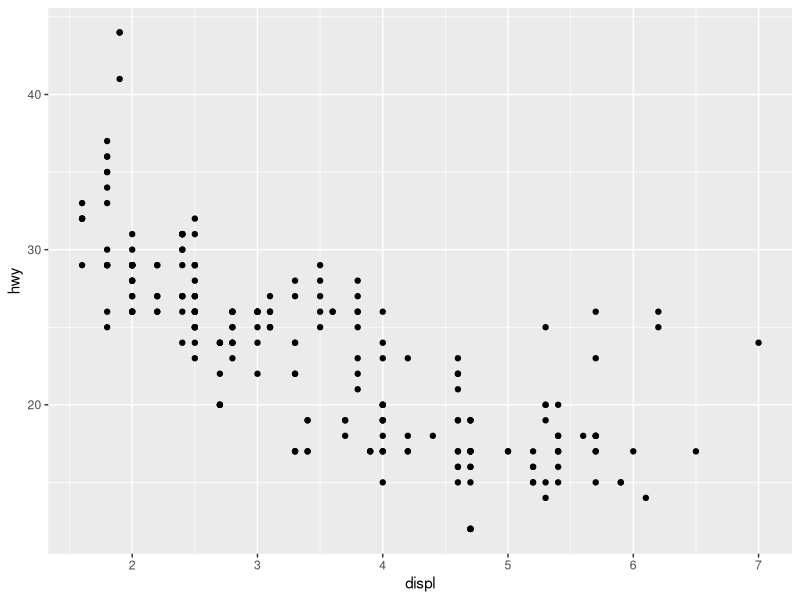
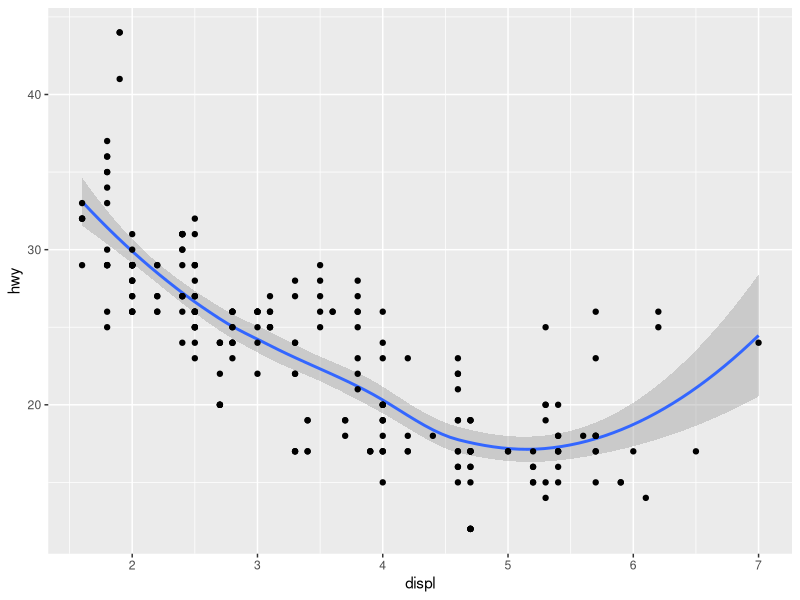
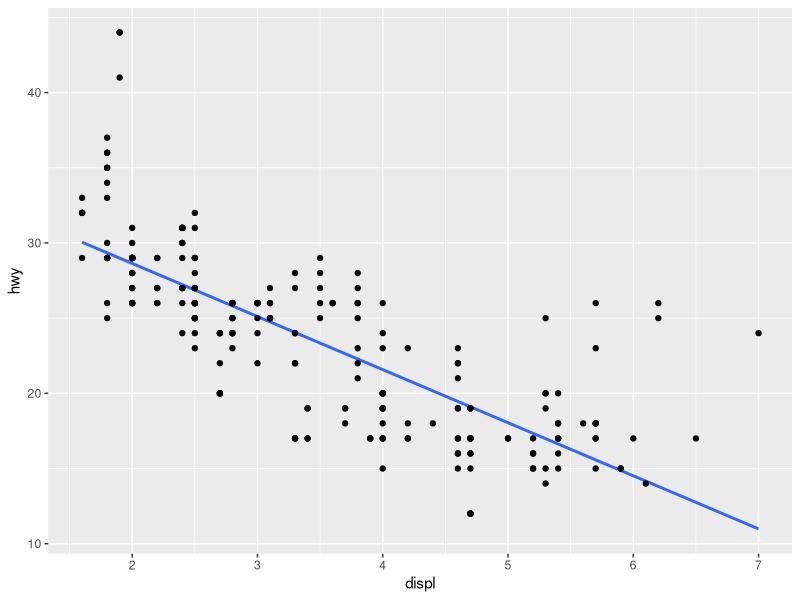
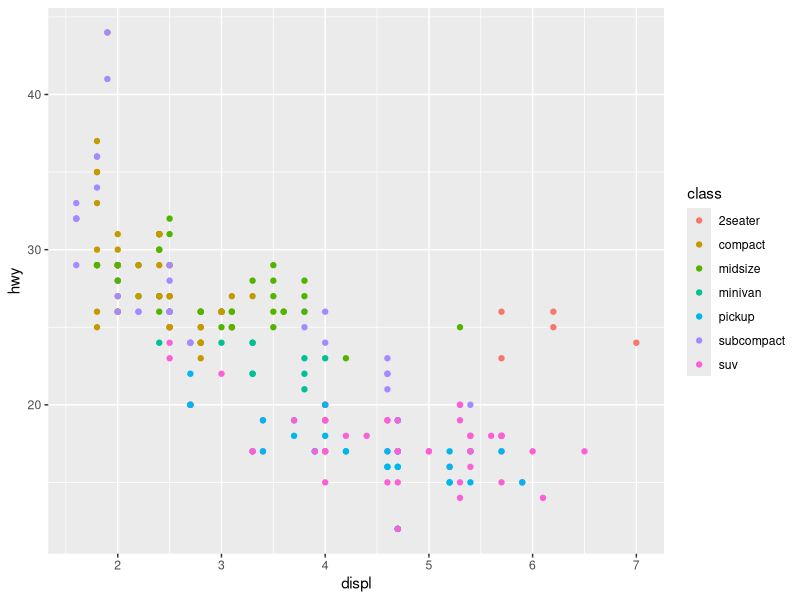
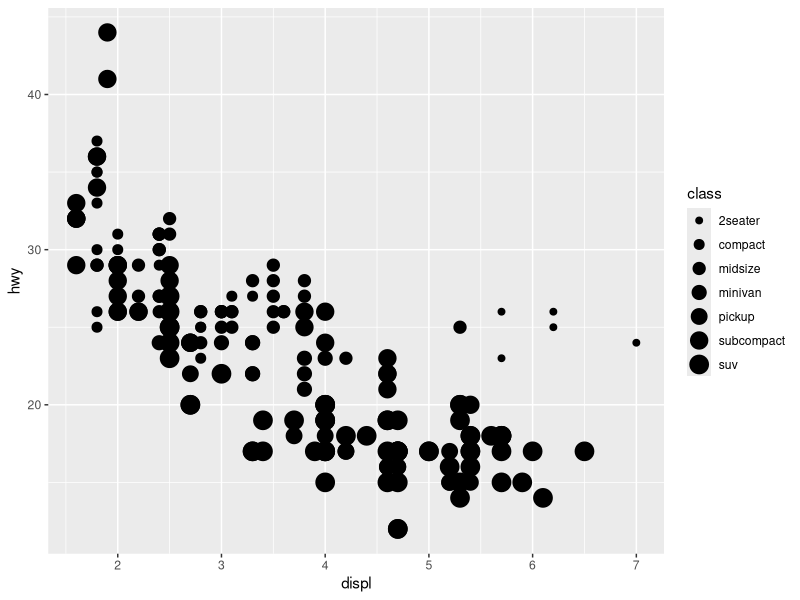
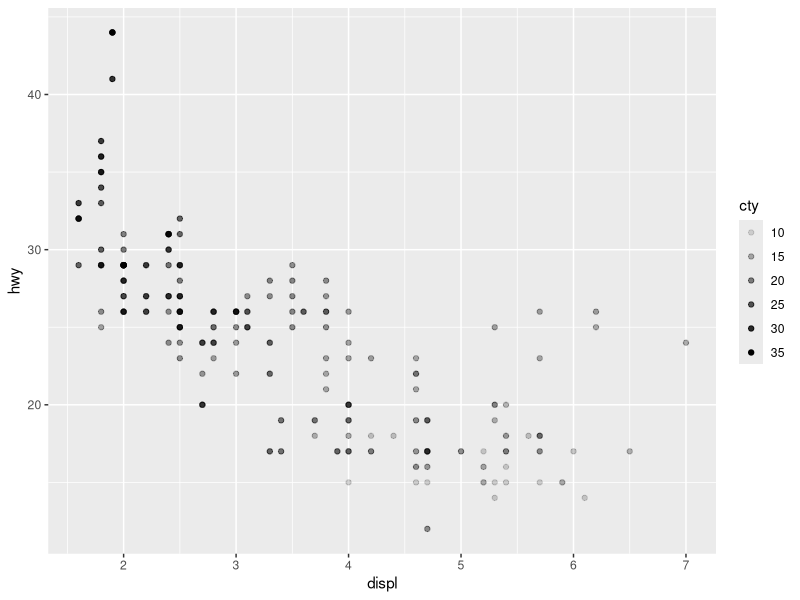
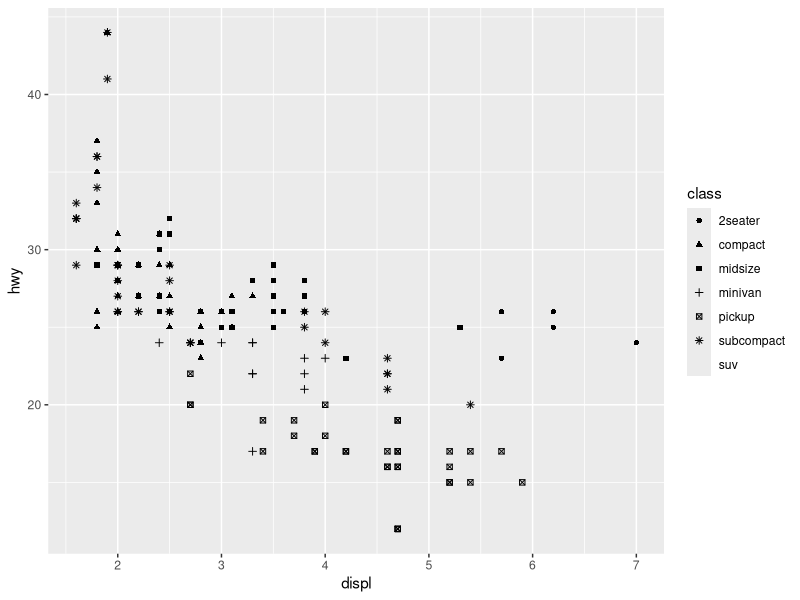
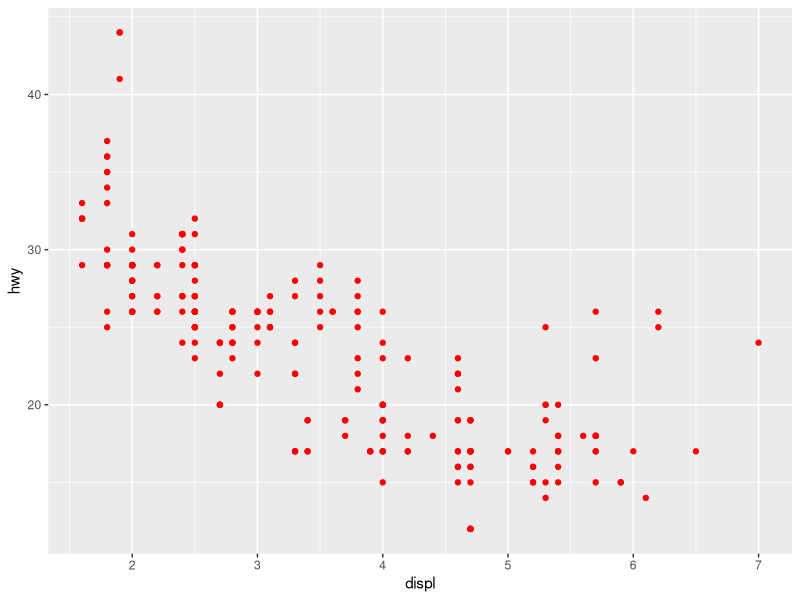

These charts were generated, in order, by the following R code: (Note: this script raises an error after producing the figures.)
# sta 141a fall 2020
# instructor: vaidotas characiejus



### ggplot2
# hadley wickham's tidyverse
# https://www.tidyverse.org (r packages for data science)
# install.packages("tidyverse")
# https://ggplot2.tidyverse.org (ggplot2 is a system for declaratively creating graphics, based on the grammar of graphics (https://www.springer.com/it/book/9780387245447) which is a coherent system for describing and building graphs)
# https://r4ds.had.co.nz/data-visualisation.html



library(ggplot2)
#?mpg
ggplot(data = mpg) +
  geom_point(mapping = aes(x = displ, y = hwy))
# ggplot() is used to construct the initial plot object, and is almost always followed by + to add component to the plot
# ggplot() creates a coordinate system that you can add layers to
# geom_point() adds a layer of points to your plot, which creates a scatterplot
# each geom function in ggplot2 takes a mapping argument
# the mapping argument is always paired with aes(), and the x and y arguments of aes() specify which variables to map to the x and y axes
# aesthetic mappings describe how variables in the data are mapped to visual properties (aesthetics) of geoms
# ggplot2 comes with many geom functions that each add a different type of layer to a plot
ggplot(data = mpg, mapping = aes(x = displ, y = hwy)) +
 geom_smooth() +
 geom_point()
ggplot(data = mpg, mapping = aes(x = displ, y = hwy)) +
 geom_smooth(se = FALSE, method = "lm") +
 geom_point()



### aesthetic mappings
ggplot(data = mpg) +
  geom_point(mapping = aes(x = displ, y = hwy, colour = class))
ggplot(data = mpg) +
  geom_point(mapping = aes(x = displ, y = hwy, size = class))
# Warning message:
# Using size for a discrete variable is not advised.
ggplot(data = mpg) +
  geom_point(mapping = aes(x = displ, y = hwy, alpha = cty))
ggplot(data = mpg) +
  geom_point(mapping = aes(x = displ, y = hwy, shape = class))
# only uses six shapes at a time
ggplot(data = mpg) +
  geom_point(mapping = aes(x = displ, y = hwy), colour="red")
# here, the color doesn’t convey information about a variable, but only changes the appearance of the plot
ggplot(data = mpg) +
  geom_point(mapping = aes(x = displ, y = hwy), shape=5)
 


#### geometric objects
# a geom is the geometrical object that a plot uses to represent data
# compare the following two graphs
ggplot(data = mpg) +
	geom_point(mapping = aes(x = displ, y = hwy))
ggplot(data = mpg) +
	geom_smooth(mapping = aes(x = displ, y = hwy))
ggplot(data = mpg) +
	geom_smooth(mapping = aes(x = displ, y = hwy, linetype = drv))
# https://www.rstudio.com/resources/cheatsheets/



# global and local mappings
ggplot(data = mpg) +
	geom_point(mapping = aes(x = displ, y = hwy)) +
	geom_smooth(mapping = aes(x = displ, y = hwy))
# global mappings
ggplot(data = mpg, mapping = aes(x = displ, y = hwy)) +
	geom_point() +
	geom_smooth()
# local mappings
ggplot(data = mpg, mapping = aes(x = displ, y = hwy)) +
  geom_point(mapping = aes(color = class)) +
	geom_smooth(se = FALSE)
ggplot(data = mpg, mapping = aes(x = displ, y = hwy)) +
	geom_smooth(mapping = aes(linetype = drv)) +
	geom_point(mapping = aes(color = drv))
ggplot(data = mpg, mapping = aes(x = displ, y = hwy)) +
	geom_point(mapping = aes(color = drv)) +
	geom_smooth(mapping = aes(linetype = drv, color = drv))



### facets
# One way to add additional variables is with aesthetics. Another way, particularly useful for categorical variables, is to split your plot into facets, subplots that each display one subset of the data.
# facet_grid() forms a matrix of panels defined by row and column faceting variables. It is most useful when you have two discrete variables, and all combinations of the variables exist in the data. If you have only one variable with many levels, try facet_wrap().
ggplot(data = mpg) +
	geom_point(mapping = aes(x = displ, y = hwy, color = class)) +
	facet_wrap(~ class, nrow = 2)
ggplot(data = mpg) +
	geom_point(mapping = aes(x = displ, y = hwy)) +
	facet_grid(drv ~ cyl)
sum(mpg[mpg$drv==4,]$cyl==5)
ggplot(data = mpg) +
	geom_point(mapping = aes(x = displ, y = hwy)) +
	facet_grid(. ~ class)
ggplot(data = mpg) +
	geom_point(mapping = aes(x = displ, y = hwy)) +
	facet_grid(. ~ cyl)
# which is the same as
ggplot(data = mpg) +
	geom_point(mapping = aes(x = displ, y = hwy)) +
	facet_wrap(~ cyl, nrow = 1)



#  the group aesthetic by itself does not add a legend or distinguishing features to the geoms
ggplot(data = mpg) +
	geom_smooth(mapping = aes(x = displ, y = hwy))
ggplot(data = mpg) +
	geom_smooth(mapping = aes(x = displ, y = hwy, group = drv))
ggplot(data = mpg) +
	geom_smooth(mapping = aes(x = displ, y = hwy, color = drv))
ggplot(data = mpg) +
	geom_smooth(mapping = aes(x = displ, y = hwy, color = drv),show.legend=FALSE)



# subset of the mpg dataset
# library(tidyverse)
ggplot(data = mpg, mapping = aes(x = displ, y = hwy)) + 
	geom_point(mapping = aes(color = class)) +
	geom_smooth(data = dplyr::filter(mpg, class == "subcompact"), se = FALSE)
# local data argument in geom_smooth() overrides the global data argument
# ?geom_smooth
ggplot(data = mpg, mapping = aes(x = displ, y = hwy)) + 
	geom_smooth(data = dplyr::filter(mpg, class != "2seater"), se = FALSE, span = .75) +
	geom_point(mapping = aes(color = class))
ggplot(data = mpg, mapping = aes(x = displ, y = hwy)) + 
  geom_smooth(se = FALSE, span = .4) +
  geom_point(mapping = aes(color = class))
unique(dplyr::filter(mpg, class != "2seater")$class)



### statiscal transformations
?diamonds
ggplot(data = diamonds)	+
	geom_bar(mapping = aes(x = cut))
# On the x-axis, the chart displays cut, a variable from diamonds. On the y-axis, it displays count, but count is not a variable in diamonds! Where does count come from?
# Many graphs, like scatterplots, plot the raw values of your dataset. Other graphs, like bar charts, calculate new values to plot.
# The algorithm used to calculate new values for a graph is called a stat, short for statistical transformation.
# geom_bar()
?geom_bar
# stat = "count"
# stats and geoms can be generally used interchangeably
ggplot(data = diamonds) + 
	stat_count(mapping = aes(x = cut))
margin.table(Titanic,1)
df<-data.frame(margin.table(Titanic,1))
ggplot(data = df) +
  geom_bar(mapping = aes(x = Class, y = Freq))	
ggplot(data = df) +
	geom_bar(mapping = aes(x = Class, y = Freq),stat="identity")	



# colouring bar plots
ggplot(data = diamonds) + 
	geom_bar(mapping = aes(x = cut, colour = cut))
ggplot(data = diamonds) + 
	geom_bar(mapping = aes(x = cut, fill = cut), show.legend=FALSE)
ggplot(data = diamonds) +
	geom_bar(mapping = aes(x = cut, fill = clarity))



### position adjustements
# dealing with overplotting in a scatter plot
# jitter
ggplot(data = mpg) + 
	geom_point(mapping = aes(x = displ, y = hwy))
# the plot displays only 126 points, even though there are 234 observations in the dataset
ggplot(data = mpg) + 
	geom_point(mapping = aes(x = displ, y = hwy), position = "jitter")
ggplot(data = mpg) + 
	geom_jitter(mapping = aes(x = displ, y = hwy),width = 0.2,color=alpha("black",.5))
# geom_bin2d
# histogram
# an alternative to geom_point() in the presence of overplotting
ggplot(data = diamonds, mapping = aes(x = carat, y = price)) +
	geom_point()
ggplot(data = diamonds, mapping = aes(x = carat, y = price)) +
	geom_bin2d()
# install.packages("hexbin")
ggplot(data = diamonds, mapping = aes(x = carat, y = price)) +
	geom_hex(bins = 70)
ggplot(data = diamonds, mapping = aes(x = carat, y = price)) +
	geom_hex(bins = 50)
ggplot(data = diamonds, mapping = aes(x = carat, y = price, colour = cut)) +
	geom_hex(bins = 50)
ggplot(data = diamonds,mapping = aes(x = carat, y = price)) +
	geom_hex() +
	scale_fill_gradient(low="grey",high="red")


	
### coordinate systems
ggplot(data = mpg, mapping = aes(x = class, y = hwy)) + 
	geom_boxplot()
ggplot(data = mpg, mapping = aes(x = class, y = hwy)) + 
	geom_boxplot() +
	coord_flip()
#
df<-tibble(Model=rownames(mtcars),mpg=mtcars$mpg)
ggplot(data = df) +
	geom_bar(mapping = aes(x = reorder(Model,mpg), y = mpg),stat="identity") +
	labs(title = "Fuel economy",x = "Model",y = "Miles per Galon") +
	coord_flip()
	
 

### graphics for communication
# from exploration to communication	
# install.packages("tidyverse")
library(tidyverse)
ggplot(mpg, aes(displ, hwy)) +
  geom_point(aes(color = class)) +
  geom_smooth(se = FALSE) +
  labs(title = "Fuel efficiency generally decreases with engine size",
  	subtitle = "Two seaters (sports cars) are an exception because of their light weight",
  	x = "Engine displacement (in litres)",
  	y = "Highway miles per gallon",
  	caption = "Data from fueleconomy.gov",
  	colour = "Car type")

# annotations
best_in_class <- mpg %>%
	group_by(class) %>%
	filter(row_number(desc(hwy)) == 1)

ggplot(mpg, aes(displ, hwy)) +
	geom_point(aes(colour = class)) +
	geom_text(aes(label = model), data = best_in_class)
  
ggplot(mpg, aes(displ, hwy)) +
	geom_point(aes(colour = class)) +
	geom_label(aes(label = model), data = best_in_class, nudge_y = 2, alpha = .5)
#install.packages("ggrepel")
ggplot(mpg, aes(displ, hwy)) +
	geom_point(aes(colour = class)) +
	geom_point(size = 1, shape = 1, data = best_in_class) +
	ggrepel::geom_label_repel(aes(label = model), data = best_in_class)
	

  
# themes
ggplot(mpg, aes(displ, hwy)) +
  geom_point(aes(color = class)) +
  geom_smooth(se = FALSE) +
  theme_bw()
ggplot(mpg, aes(displ, hwy)) +
  geom_point(aes(color = class)) +
  geom_smooth(se = FALSE) +
  theme_classic()
ggplot(mpg, aes(displ, hwy)) +
  geom_point(aes(color = class)) +
  geom_smooth(se = FALSE) +
  theme_dark()
# legend
ggplot(mpg, aes(displ, hwy)) +
  geom_point(aes(colour = class)) +
  theme(legend.position = "left")
# left, top, bottom, right (default)



# saving plots
ggplot(mpg, aes(displ, hwy)) +
	geom_point()
ggsave("scatterplot.pdf", width = 6, height = 6, scale = 1)
ggsave("scatterplot.png", width = 6, height = 6, scale = 1)